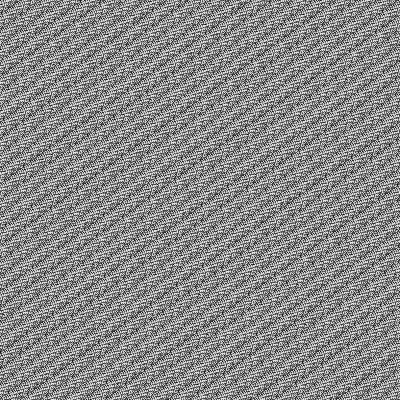
#> input picture basic-5/3.png, 400 x 400 px, found by its file name
$ python 'arnold scramble recovery.py'
#> lines starting #> are read from the running program, lines starting #| are printed output that depends on the picture
import cv2
import numpy as np
import matplotlib.pyplot as plt

# 读取图像
image = cv2.imread("basic-5/3.png", cv2.IMREAD_GRAYSCALE)
#> image is the input picture: shape (400, 400); min 1, max 245, mean 137.1

h, w = image.shape
#> h = 400; w = 400

n = 10
a = 3
b = 5
N = h
#> N = 400

for i in range(n):
    imgr = np.zeros_like(image)  # 创建一个与原图相同大小的空图像

    for y in range(h):
        for x in range(w):
            xx = (a * b + 1) * (x) - b * (y)
            yy = -a * (x) + (y)
            xx = int(xx % N)
            yy = int(yy % N)

            imgr[yy, xx] = image[y, x]  # 使用 W 进行赋值

    image = imgr  # 更新 W 为新的图像
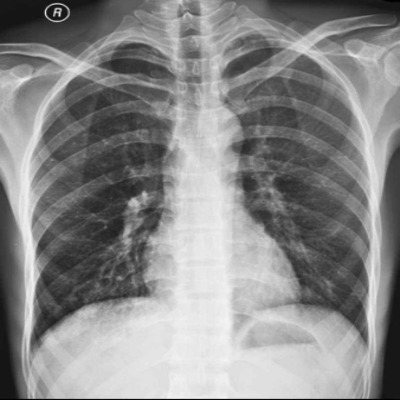
#> imgr: shape (400, 400); min 1, max 245, mean 137.1

# 显示最终结果
plt.imshow(image, cmap="gray")
plt.title("Original Image")
plt.axis("off")
plt.show()

$ run again, with basic-5/2.jpg saved as basic-5/3.png
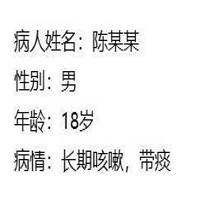
#> input picture basic-5/2.jpg, 200 x 200 px, found by its file name
#> image is the input picture: shape (200, 200); min 0, max 255, mean 238.7
#> after the loop `for i in range(n):`:
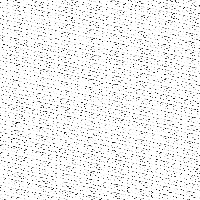
#> imgr: shape (200, 200); min 0, max 255, mean 238.7
